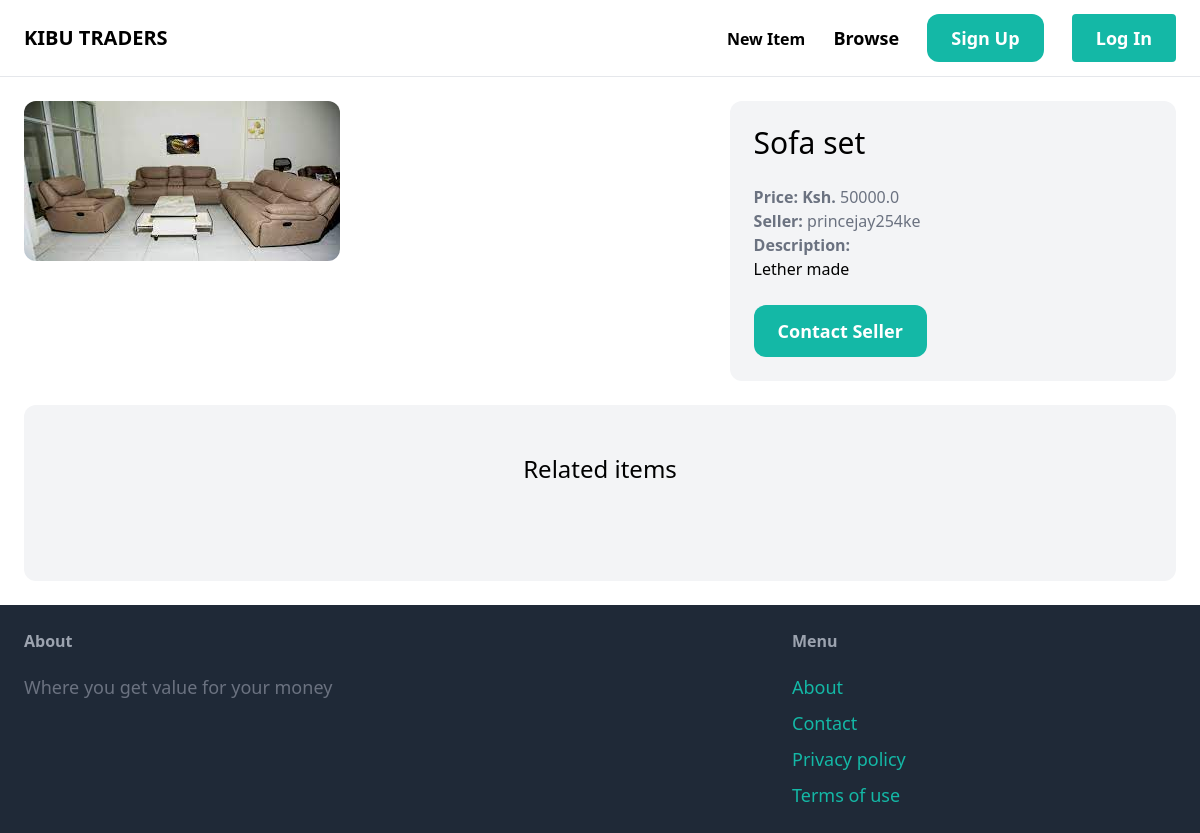
Screenshot of /items/3/ with the database file from the repository.
### item/models.py (models this page shows, shortened)
class Item(models.Model):
    category = models.ForeignKey(Category,related_name='items',on_delete=models.CASCADE)
    name = models.CharField(max_length=255)
    description = models.TextField(blank=True, null=True)
    price = models.FloatField()
    image = models.ImageField(upload_to='items_images',blank=True,null=True)
    is_sold = models.BooleanField(default=False)
    created_by = models.ForeignKey(User, related_name='items', on_delete=models.CASCADE)
    created_at = models.DateTimeField(auto_now_add=True)

### item/views.py (the view)
# urls.py: path('<int:pk>/', views.detail, name='detail')
def detail(request, pk):
    item = get_object_or_404(Item, pk=pk)
    related_items= Item.objects.filter(category=item.category, is_sold=False).exclude(pk=pk)[0:3]
    return render(request, 'item/detail.html',{
        'item':item,
        'related_items':related_items
    })

### item/templates/item/detail.html (shortened to what this page needs)
{% extends "core/base.html" %}
{% block content %}
<div class="grid grid-cols-5 gap-6">
    <div class="col-span-3">
        <img src="{{item.image.url}}" class= "rounded-xl">
    </div>
    <div class="col-span-2 p-6 bg-gray-100 rounded-xl">
        <h1 class="mb-6 text-3xl">{{ item.name }}</h1>
        <p class="text-gray-500"><strong>Price: Ksh. </strong>{{ item.price }}</p>
        <p class="text-gray-500"><strong>Seller: </strong>{{ item.created_by.username }}</p>
        {% if item.description %}
        <p class="Text-gray-700">
            <strong class="text-gray-500"> Description:</strong><br>
            {{ item.description }}
        </p>
        {% endif %}
        <a href="#" class="inline-block mt-6 px-6 py-3 text-lg font-semibold bg-teal-500 text-white rounded-xl hover:bg-teal-700">Contact Seller</a>
    </div>
</div>
<div class="mt-6 px-6 py-12 bg-gray-100 rounded-xl">
    <h2 class= "mb-12 text-2xl text-center">Related items</h2>
</div>
{% endblock %}

### rows the page displays
Item: image (picture), name "Sofa set", price "50000.0", created_by.username "princejay254ke", description "Lether made"
